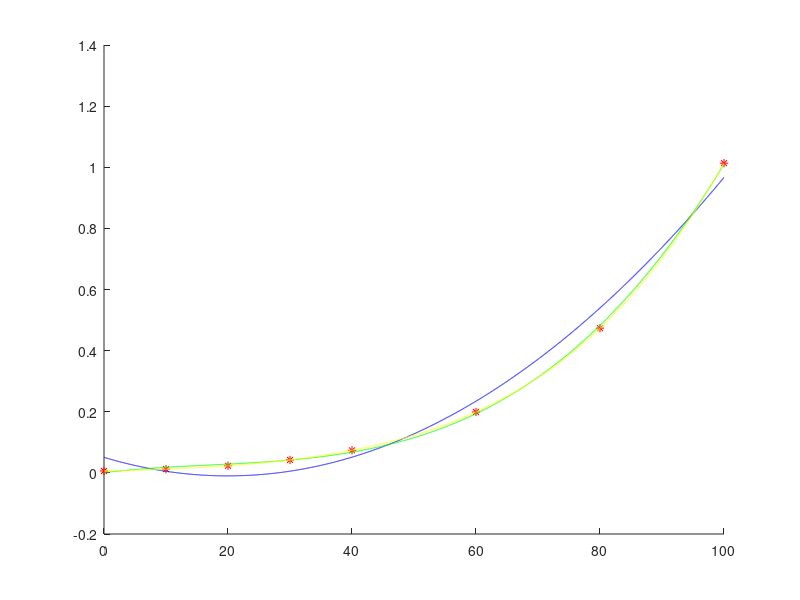

Recreate this plot in MATLAB.
t = [0,10,20,30,40,60,80,100];
p = [0.0061,0.0123,0.0234,0.0424,0.0738,0.1992,0.4736,1.0133];

p1 = polyfit(t,p,2);
p2 = polyfit(t,p,3);


a1 = polyval(p1,45)
a2 = polyval(p2,45)
actual = 0.095848;

e1 = abs(actual - a1);
e2 = abs(actual - a2);
fprintf("e1 = %f\n",e1)
fprintf("e2 = %f\n",e2)

xp = [0:0.01:100];
pp = polyfit(t,p,7);

hold on
plot(t, p, 'r*');
plot(xp, polyval(p1, xp), 'b-');
plot(xp, polyval(p2, xp), 'g-');
plot(xp, polyval(pp, xp), 'y-');
hold off